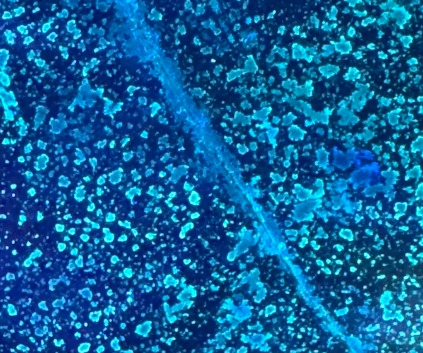
#> input picture Imagens/imagem.jpeg, 423 x 353 px
$ python Contagem_gotas.py
#> lines starting #> are read from the running program, lines starting #| are printed output that depends on the picture
import cv2
import numpy as np
from random import randint as rnd

#tamanho da imagem 423x353
#a matriz da imagem tem o primeiro indice sendo as linhas e o segundo as colunas, ao contrario da representacao 423x253
#imagem2.size/imagem2[0].size = altura
#imagem2[0].size = largura
#imagem2.size = area total

class Coords:
    def __init__(self, x, y):
        self.x = x
        self.y = y


imagem = cv2.imread("Imagens/imagem.jpeg")
#> imagem is the input picture: shape (353, 423, 3); mean B, G, R 153.8, 96.1, 12.8
imagem2 = cv2.imread("Imagens/imagem.jpeg")
imagem = cv2.cvtColor(imagem, cv2.COLOR_BGR2GRAY)
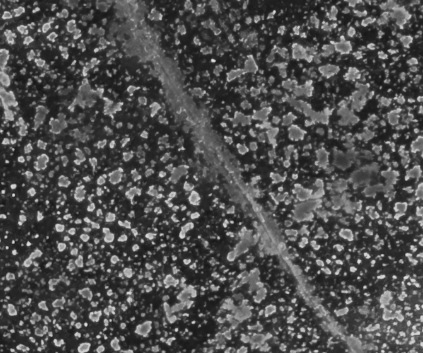
#> imagem: shape (353, 423); min 20, max 230, mean 77.8

limit = 105 #0 <= lim <= 255
area = imagem.size
#> area = 149319
cont_pixeis = 0
cont_gotas = 0
stack = []

#pixeis já visitados = 256, pixeis terminados = 255, pixeis abaixo do limite ficam pretos
for i in range(0, 353):
    for j in range(0, 423):
        if imagem[i][j] > limit:
            stack.append(Coords(i, j))
            while(stack):  # Corrigido aqui
                coords = stack.pop()
                imagem[coords.x][coords.y] = 255
                cont_pixeis += 1
                for k in range(-1, 2):
                    for h in range(-1, 2):
                        nx, ny = coords.x - k, coords.y - h
                        if 0 <= nx < 353 and 0 <= ny < 423:
                            if imagem[nx][ny] > limit and imagem[nx][ny] < 255:
                                stack.append(Coords(nx, ny))
                                imagem[nx][ny] = 255
                            elif imagem[nx][ny] <= limit:
                                imagem[nx][ny] = 0
            cont_gotas += 1
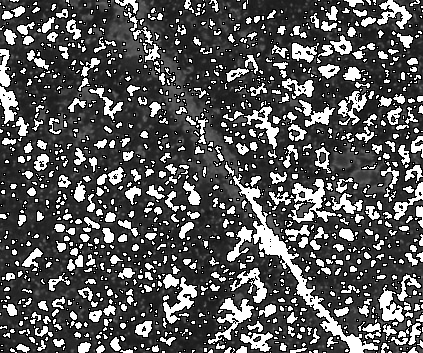
#> imagem: shape (353, 423); min 0, max 255, mean 87
        #else:
            #imagem[i][j] = 0


print(cont_gotas, cont_pixeis)


while 1:
    if cv2.waitKey(20) == 8:
#> (key Esc is pressed here)
        break
    cv2.imshow("ImagemBW", imagem)
    cv2.imshow("ImagemOriginal", imagem2)
